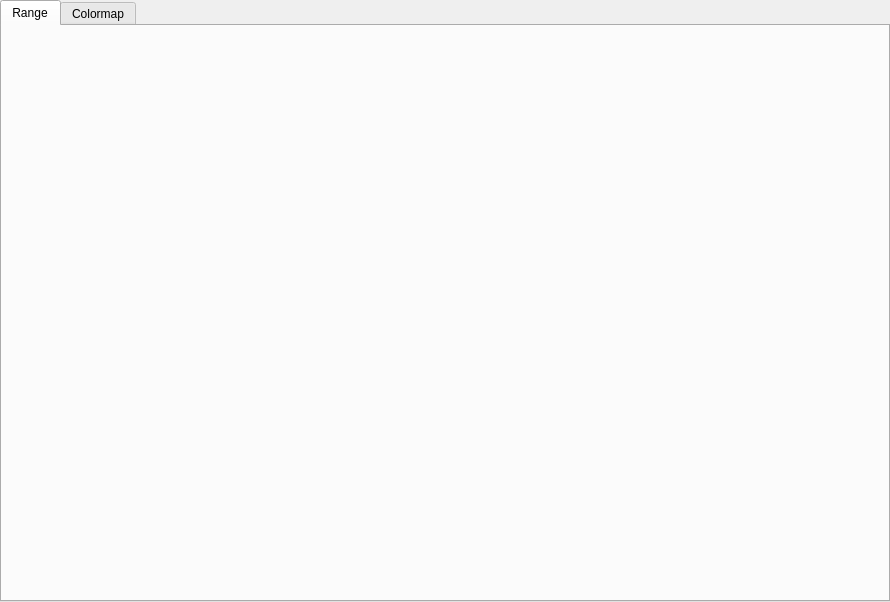
<?xml version="1.0" encoding="UTF-8"?>
<ui version="4.0">
 <class>Post3dWindowCellContourGroupDataItem_SettingEditWidget</class>
 <widget class="QWidget" name="Post3dWindowCellContourGroupDataItem_SettingEditWidget">
  <property name="geometry">
   <rect>
    <x>0</x>
    <y>0</y>
    <width>890</width>
    <height>602</height>
   </rect>
  </property>
  <property name="windowTitle">
   <string>Form</string>
  </property>
  <layout class="QVBoxLayout" name="verticalLayout_2">
   <property name="leftMargin">
    <number>0</number>
   </property>
   <property name="topMargin">
    <number>0</number>
   </property>
   <property name="rightMargin">
    <number>0</number>
   </property>
   <property name="bottomMargin">
    <number>0</number>
   </property>
   <item>
    <widget class="QTabWidget" name="tabWidget">
     <property name="currentIndex">
      <number>0</number>
     </property>
     <widget class="QWidget" name="rangeTab">
      <attribute name="title">
       <string>Range</string>
      </attribute>
      <layout class="QHBoxLayout" name="horizontalLayout">
       <item>
        <widget class="Post3dWindowCellRangeListSettingEditWidget" name="rangeListWidget" native="true"/>
       </item>
       <item>
        <spacer name="horizontalSpacer">
         <property name="orientation">
          <enum>Qt::Horizontal</enum>
         </property>
         <property name="sizeHint" stdset="0">
          <size>
           <width>464</width>
           <height>20</height>
          </size>
         </property>
        </spacer>
       </item>
      </layout>
     </widget>
     <widget class="QWidget" name="colormapTab">
      <attribute name="title">
       <string>Colormap</string>
      </attribute>
      <layout class="QVBoxLayout" name="verticalLayout">
       <item>
        <widget class="QWidgetContainer" name="colorMapWidget" native="true"/>
       </item>
      </layout>
     </widget>
    </widget>
   </item>
  </layout>
 </widget>
 <customwidgets>
  <customwidget>
   <class>QWidgetContainer</class>
   <extends>QWidget</extends>
   <header>misc/qwidgetcontainer.h</header>
   <container>1</container>
  </customwidget>
  <customwidget>
   <class>Post3dWindowCellRangeListSettingEditWidget</class>
   <extends>QWidget</extends>
   <header>post/post3d/post3dwindowcellrangelistsettingeditwidget.h</header>
   <container>1</container>
  </customwidget>
 </customwidgets>
 <resources/>
 <connections/>
</ui>
